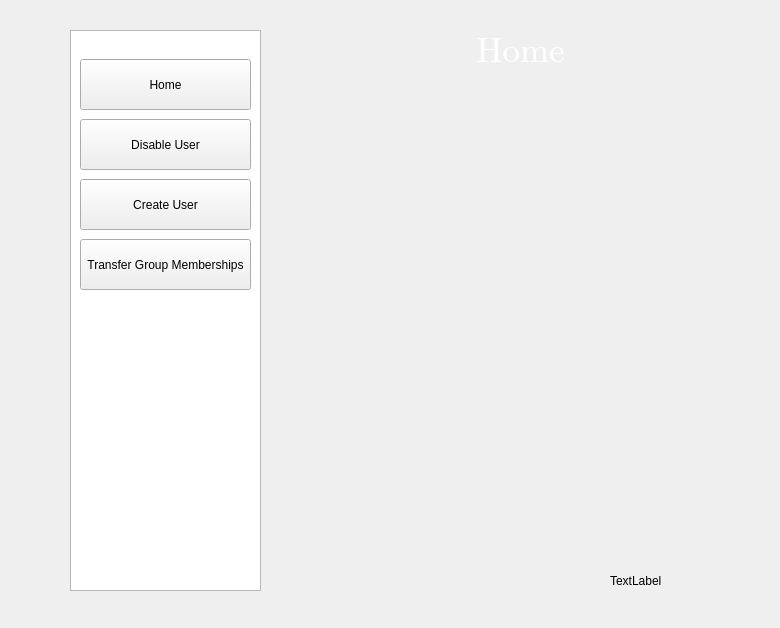
<?xml version="1.0" encoding="UTF-8"?>
<ui version="4.0">
 <class>MainWindow</class>
 <widget class="QMainWindow" name="MainWindow">
  <property name="geometry">
   <rect>
    <x>0</x>
    <y>0</y>
    <width>780</width>
    <height>628</height>
   </rect>
  </property>
  <property name="sizePolicy">
   <sizepolicy hsizetype="Fixed" vsizetype="Preferred">
    <horstretch>9</horstretch>
    <verstretch>8</verstretch>
   </sizepolicy>
  </property>
  <property name="windowTitle">
   <string>ServiceDeskToolkit</string>
  </property>
  <property name="styleSheet">
   <string notr="true"/>
  </property>
  <widget class="QWidget" name="centralwidget">
   <property name="sizePolicy">
    <sizepolicy hsizetype="Preferred" vsizetype="Preferred">
     <horstretch>0</horstretch>
     <verstretch>0</verstretch>
    </sizepolicy>
   </property>
   <widget class="QLabel" name="home">
    <property name="geometry">
     <rect>
      <x>370</x>
      <y>90</y>
      <width>301</width>
      <height>461</height>
     </rect>
    </property>
    <property name="font">
     <font>
      <italic>false</italic>
     </font>
    </property>
    <property name="text">
     <string/>
    </property>
   </widget>
   <widget class="QLabel" name="logo">
    <property name="geometry">
     <rect>
      <x>610</x>
      <y>550</y>
      <width>161</width>
      <height>61</height>
     </rect>
    </property>
    <property name="text">
     <string>TextLabel</string>
    </property>
   </widget>
   <widget class="QPushButton" name="pushButton">
    <property name="geometry">
     <rect>
      <x>80</x>
      <y>59</y>
      <width>171</width>
      <height>51</height>
     </rect>
    </property>
    <property name="text">
     <string>Home</string>
    </property>
    <property name="checkable">
     <bool>false</bool>
    </property>
    <property name="checked">
     <bool>false</bool>
    </property>
   </widget>
   <widget class="QPushButton" name="pushButton_2">
    <property name="geometry">
     <rect>
      <x>80</x>
      <y>119</y>
      <width>171</width>
      <height>51</height>
     </rect>
    </property>
    <property name="text">
     <string>Disable User</string>
    </property>
   </widget>
   <widget class="QPushButton" name="pushButton_3">
    <property name="geometry">
     <rect>
      <x>80</x>
      <y>179</y>
      <width>171</width>
      <height>51</height>
     </rect>
    </property>
    <property name="text">
     <string>Create User</string>
    </property>
   </widget>
   <widget class="QPushButton" name="pushButton_4">
    <property name="geometry">
     <rect>
      <x>80</x>
      <y>239</y>
      <width>171</width>
      <height>51</height>
     </rect>
    </property>
    <property name="text">
     <string>Transfer Group Memberships</string>
    </property>
   </widget>
   <widget class="QListWidget" name="listWidget">
    <property name="geometry">
     <rect>
      <x>70</x>
      <y>30</y>
      <width>191</width>
      <height>561</height>
     </rect>
    </property>
    <property name="lineWidth">
     <number>3</number>
    </property>
   </widget>
   <widget class="QLabel" name="homeicn">
    <property name="geometry">
     <rect>
      <x>20</x>
      <y>60</y>
      <width>41</width>
      <height>41</height>
     </rect>
    </property>
    <property name="text">
     <string/>
    </property>
   </widget>
   <widget class="QLabel" name="disicn">
    <property name="geometry">
     <rect>
      <x>20</x>
      <y>130</y>
      <width>41</width>
      <height>41</height>
     </rect>
    </property>
    <property name="text">
     <string/>
    </property>
   </widget>
   <widget class="QLabel" name="newicn">
    <property name="geometry">
     <rect>
      <x>20</x>
      <y>180</y>
      <width>41</width>
      <height>41</height>
     </rect>
    </property>
    <property name="text">
     <string/>
    </property>
   </widget>
   <widget class="QLabel" name="grpicn">
    <property name="geometry">
     <rect>
      <x>20</x>
      <y>240</y>
      <width>41</width>
      <height>41</height>
     </rect>
    </property>
    <property name="text">
     <string/>
    </property>
   </widget>
   <widget class="QLabel" name="label">
    <property name="geometry">
     <rect>
      <x>430</x>
      <y>20</y>
      <width>181</width>
      <height>61</height>
     </rect>
    </property>
    <property name="font">
     <font>
      <family>Cambria Math</family>
      <pointsize>26</pointsize>
      <weight>50</weight>
      <italic>false</italic>
      <bold>false</bold>
     </font>
    </property>
    <property name="styleSheet">
     <string notr="true">color: rgb(255, 255, 255);
font: 26pt &quot;Cambria Math&quot;;</string>
    </property>
    <property name="text">
     <string>Home</string>
    </property>
    <property name="alignment">
     <set>Qt::AlignCenter</set>
    </property>
    <property name="margin">
     <number>0</number>
    </property>
   </widget>
   <zorder>listWidget</zorder>
   <zorder>home</zorder>
   <zorder>logo</zorder>
   <zorder>pushButton</zorder>
   <zorder>pushButton_2</zorder>
   <zorder>pushButton_3</zorder>
   <zorder>pushButton_4</zorder>
   <zorder>homeicn</zorder>
   <zorder>disicn</zorder>
   <zorder>newicn</zorder>
   <zorder>grpicn</zorder>
   <zorder>label</zorder>
  </widget>
 </widget>
 <resources/>
 <connections/>
</ui>
